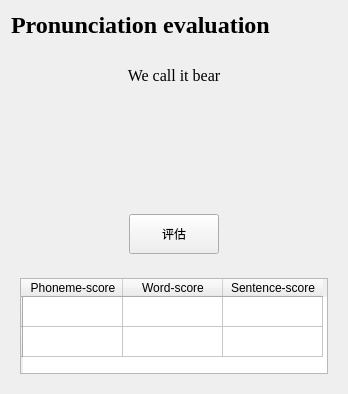
<?xml version="1.0" encoding="UTF-8"?>
<ui version="4.0">
 <class>Form</class>
 <widget class="QWidget" name="Form">
  <property name="geometry">
   <rect>
    <x>0</x>
    <y>0</y>
    <width>348</width>
    <height>394</height>
   </rect>
  </property>
  <property name="cursor">
   <cursorShape>ArrowCursor</cursorShape>
  </property>
  <property name="windowTitle">
   <string>Form</string>
  </property>
  <layout class="QVBoxLayout" name="verticalLayout">
   <item>
    <widget class="QLabel" name="TitleLabel">
     <property name="font">
      <font>
       <family>Times New Roman</family>
       <pointsize>18</pointsize>
       <bold>true</bold>
      </font>
     </property>
     <property name="text">
      <string>Pronunciation evaluation</string>
     </property>
     <property name="alignment">
      <set>Qt::AlignLeading|Qt::AlignLeft|Qt::AlignTop</set>
     </property>
    </widget>
   </item>
   <item>
    <widget class="QLabel" name="selectSentenceLabel">
     <property name="minimumSize">
      <size>
       <width>0</width>
       <height>60</height>
      </size>
     </property>
     <property name="font">
      <font>
       <family>Times New Roman</family>
       <pointsize>12</pointsize>
      </font>
     </property>
     <property name="text">
      <string>We call it bear</string>
     </property>
     <property name="alignment">
      <set>Qt::AlignCenter</set>
     </property>
     <property name="wordWrap">
      <bool>true</bool>
     </property>
    </widget>
   </item>
   <item>
    <widget class="QWidget" name="widget_3" native="true">
     <layout class="QHBoxLayout" name="horizontalLayout_4">
      <item>
       <widget class="QPushButton" name="recordBtn">
        <property name="minimumSize">
         <size>
          <width>70</width>
          <height>70</height>
         </size>
        </property>
        <property name="maximumSize">
         <size>
          <width>70</width>
          <height>70</height>
         </size>
        </property>
        <property name="cursor">
         <cursorShape>PointingHandCursor</cursorShape>
        </property>
        <property name="mouseTracking">
         <bool>false</bool>
        </property>
        <property name="text">
         <string/>
        </property>
        <property name="icon">
         <iconset resource="apprcc.qrc">
          <normaloff>:/pic/resources/start.png</normaloff>:/pic/resources/start.png</iconset>
        </property>
        <property name="iconSize">
         <size>
          <width>70</width>
          <height>70</height>
         </size>
        </property>
        <property name="checkable">
         <bool>false</bool>
        </property>
        <property name="flat">
         <bool>true</bool>
        </property>
       </widget>
      </item>
     </layout>
    </widget>
   </item>
   <item>
    <widget class="QWidget" name="widget" native="true">
     <layout class="QHBoxLayout" name="horizontalLayout_2">
      <item>
       <widget class="QPushButton" name="evaluateBtn">
        <property name="minimumSize">
         <size>
          <width>0</width>
          <height>40</height>
         </size>
        </property>
        <property name="maximumSize">
         <size>
          <width>90</width>
          <height>16777215</height>
         </size>
        </property>
        <property name="layoutDirection">
         <enum>Qt::LeftToRight</enum>
        </property>
        <property name="text">
         <string>评估</string>
        </property>
       </widget>
      </item>
     </layout>
    </widget>
   </item>
   <item>
    <widget class="QWidget" name="bottomWiget" native="true">
     <property name="autoFillBackground">
      <bool>false</bool>
     </property>
     <layout class="QHBoxLayout" name="horizontalLayout_3">
      <item>
       <widget class="QTableWidget" name="tableWidget">
        <property name="layoutDirection">
         <enum>Qt::LeftToRight</enum>
        </property>
        <row>
         <property name="text">
          <string/>
         </property>
        </row>
        <row>
         <property name="text">
          <string/>
         </property>
        </row>
        <column>
         <property name="text">
          <string>Phoneme-score</string>
         </property>
        </column>
        <column>
         <property name="text">
          <string>Word-score</string>
         </property>
        </column>
        <column>
         <property name="text">
          <string>Sentence-score</string>
         </property>
        </column>
       </widget>
      </item>
     </layout>
    </widget>
   </item>
  </layout>
 </widget>
 <resources>
  <include location="apprcc.qrc"/>
 </resources>
 <connections/>
</ui>
